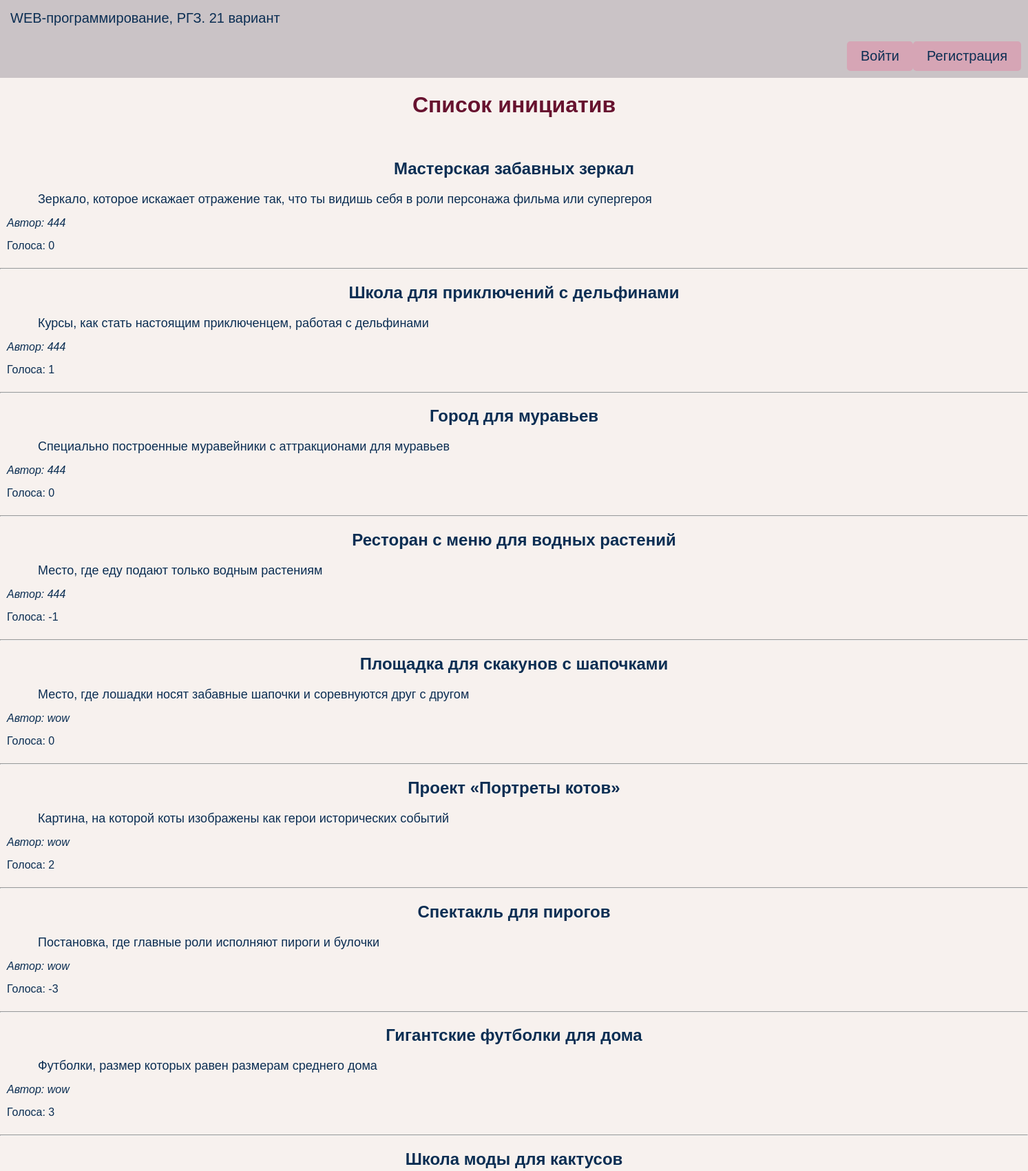
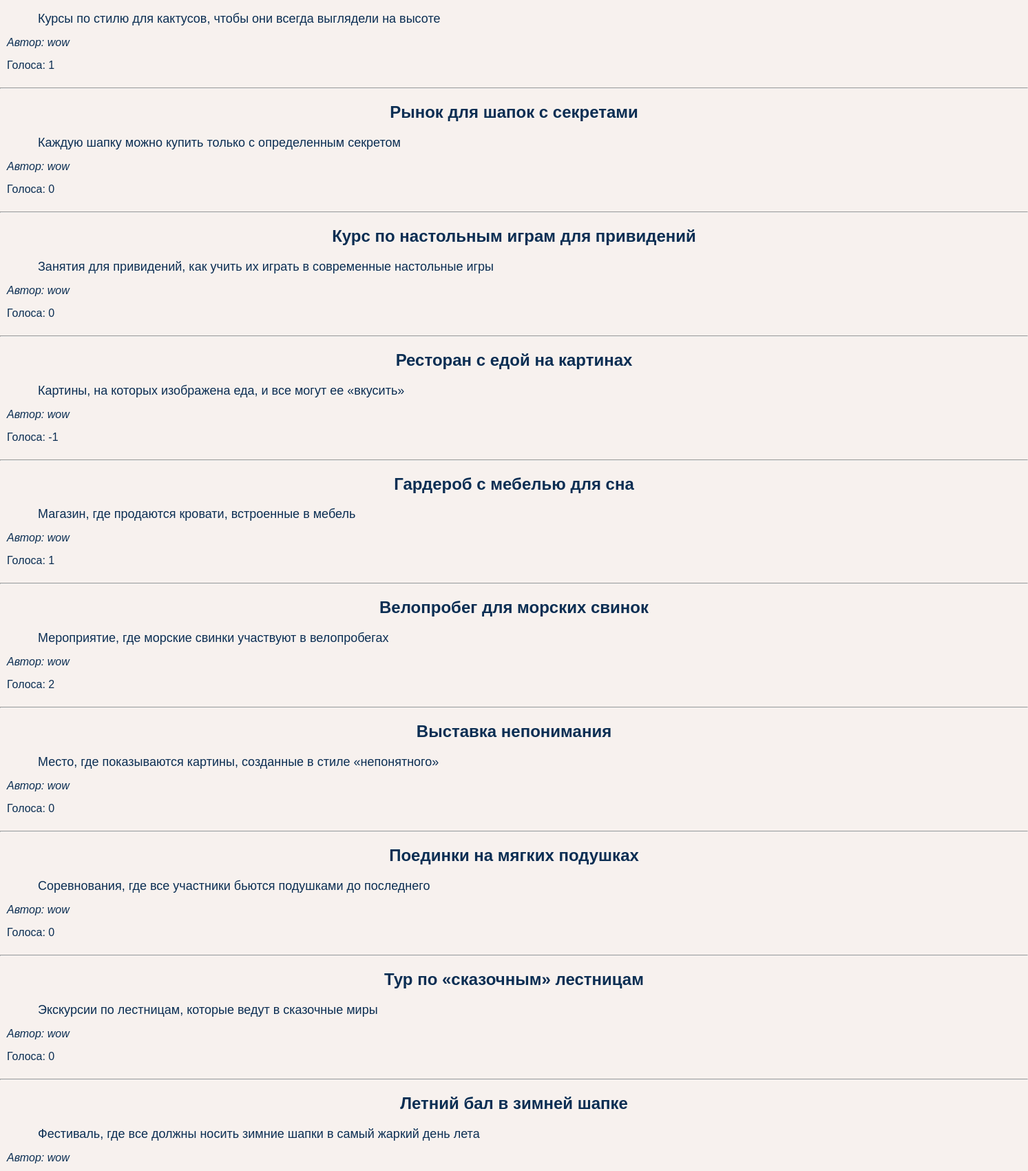
Screenshot of /?page=2 (upper part) with the database file from the repository (2 pictures, top to bottom).
### tables this page shows
CREATE TABLE initiatives (
            id INTEGER PRIMARY KEY AUTOINCREMENT,
            title TEXT NOT NULL,
            content TEXT NOT NULL,
            created_at DATETIME DEFAULT CURRENT_TIMESTAMP,
            author_id INTEGER,
            votes INTEGER DEFAULT 0,
            FOREIGN KEY(author_id) REFERENCES users(id)
        );

CREATE TABLE users (
            id INTEGER PRIMARY KEY AUTOINCREMENT,
            username TEXT NOT NULL UNIQUE,
            password TEXT NOT NULL,
            is_admin INTEGER DEFAULT 0
        );

### app.py (the view)
@app.route('/')
def index():
    page = request.args.get('page', 1, type=int)
    limit = 20
    offset = (page - 1) * limit
    initiatives = get_db().execute("""
        SELECT initiatives.id, initiatives.title, initiatives.content, initiatives.created_at,
               users.username, initiatives.author_id
        FROM initiatives
        LEFT JOIN users ON initiatives.author_id = users.id
        ORDER BY initiatives.created_at DESC
        LIMIT ? OFFSET ?
    """, (limit, offset)).fetchall()
    initiatives_with_votes = []
    for initiative in initiatives:
        initiative_id = initiative['id']
        up_votes = get_db().execute("""
            SELECT COUNT(*) FROM votes WHERE initiative_id = ? AND vote_type = 'up'
        """, (initiative_id,)).fetchone()[0]
        down_votes = get_db().execute("""
            SELECT COUNT(*) FROM votes WHERE initiative_id = ? AND vote_type = 'down'
        """, (initiative_id,)).fetchone()[0]
        initiative_with_votes = {
            **initiative,
            'up_votes': up_votes,
            'down_votes': down_votes,
            'total_votes': up_votes - down_votes
        }
        initiatives_with_votes.append(initiative_with_votes)
    total_initiatives = get_db().execute("""
        SELECT COUNT(*) FROM initiatives
    """).fetchone()[0]
    has_more = total_initiatives > page * limit
    return render_template('index.html', initiatives=initiatives_with_votes, page=page, has_more=has_more, get_db=get_db)

### app.py (called while the page is built)
def get_db():
    conn = sqlite3.connect(DATABASE)
    conn.row_factory = sqlite3.Row
    return conn

### templates/index.html (shortened to what this page needs)
{% extends "base.html" %}
{% block main %}
    <div class="user-panel">
        {% if session.get('username') %}
            <span style="text-align: left; margin-right: 670px; margin-left: 10px">Вы вошли как: <strong>{{ session['username'] }}</strong></span>
            {% if session.get('is_admin') %}
                <a href="{{ url_for('admin_panel') }}" class="button">Админ-таблицы</a>
            {% endif %}
            <a href="{{ url_for('new_initiative') }}" class="button">Добавить инициативу</a>
            <form method="POST" action="{{ url_for('logout') }}" style="display: inline;width:100px">
                <button type="submit" class="button">Выйти</button>
            </form>
        {% else %}
            <a href="{{ url_for('login') }}" style="margin-left: 1220px" class="button">Войти</a>
            <a href="{{ url_for('register') }}" class="button">Регистрация</a>
        {% endif %}
    </div>
    <h1>Список инициатив</h1>
    <br>
    {% for initiative in initiatives %}
    <div>
        <h2>{{ initiative['title'] }}</h2>
        <div style="margin-bottom:15px; margin-left:55px;font-size:18px">{{ initiative['content'] }}</div>
        <div style="margin-bottom:15px; margin-left:10px"><i>Автор: {{ initiative['username'] or 'Неизвестно' }}</i></div>
        <div style="margin-bottom:15px; margin-left:10px">Голоса: {{ initiative['total_votes'] }}</div>
    </div>
    <hr>
    {% endfor %}
    {% endblock %}

### static/main.css (style rules this page uses)
body { font-family: Arial, sans-serif; margin: 0; padding: 0; background-color: #f7f1ee; }
h1, h2 { text-align: center; }
h1 { color: #67122f; }
a.button { display: block; padding: 10px 20px; background-color: #d6a5b5; color:#0b2e53; text-align: center; text-decoration: none; font-size: 20px; border-radius: 5px; border: none; float: right; margin: 10px; }
a.button:link, a.button:visited { text-decoration:none; color:#0b2e53; }
.user-panel { text-align: right; display: flex; justify-content: space-between; align-items: center; margin-bottom: 10px; padding: 10px; left: 0; right: 0; background-color: #cac3c6; }
.user-panel .button { margin: 0px; }

### rows the page displays
initiatives: title "Мастерская забавных зеркал", content "Зеркало, которое искажает отражение так, что ты видишь себя в роли персонажа фильма или супергероя", username "444", total_votes "0"
initiatives: title "Школа для приключений с дельфинами", content "Курсы, как стать настоящим приключенцем, работая с дельфинами", username "444", total_votes "1"
initiatives: title "Город для муравьев", content "Специально построенные муравейники с аттракционами для муравьев", username "444", total_votes "0"
initiatives: title "Ресторан с меню для водных растений", content "Место, где еду подают только водным растениям", username "444", total_votes "-1"
initiatives: title "Площадка для скакунов с шапочками", content "Место, где лошадки носят забавные шапочки и соревнуются друг с другом", username "wow", total_votes "0"
initiatives: title "Проект «Портреты котов»", content "Картина, на которой коты изображены как герои исторических событий", username "wow", total_votes "2"
initiatives: title "Спектакль для пирогов", content "Постановка, где главные роли исполняют пироги и булочки", username "wow", total_votes "-3"
initiatives: title "Гигантские футболки для дома", content "Футболки, размер которых равен размерам среднего дома", username "wow", total_votes "3"
initiatives: title "Школа моды для кактусов", content "Курсы по стилю для кактусов, чтобы они всегда выглядели на высоте", username "wow", total_votes "1"
initiatives: title "Рынок для шапок с секретами", content "Каждую шапку можно купить только с определенным секретом", username "wow", total_votes "0"
initiatives: title "Курс по настольным играм для привидений", content "Занятия для привидений, как учить их играть в современные настольные игры", username "wow", total_votes "0"
initiatives: title "Ресторан с едой на картинах", content "Картины, на которых изображена еда, и все могут ее «вкусить»", username "wow", total_votes "-1"
initiatives: title "Гардероб с мебелью для сна", content "Магазин, где продаются кровати, встроенные в мебель", username "wow", total_votes "1"
initiatives: title "Велопробег для морских свинок", content "Мероприятие, где морские свинки участвуют в велопробегах", username "wow", total_votes "2"
initiatives: title "Выставка непонимания", content "Место, где показываются картины, созданные в стиле «непонятного»", username "wow", total_votes "0"
initiatives: title "Поединки на мягких подушках", content "Соревнования, где все участники бьются подушками до последнего", username "wow", total_votes "0"
initiatives: title "Тур по «сказочным» лестницам", content "Экскурсии по лестницам, которые ведут в сказочные миры", username "wow", total_votes "0"
initiatives: title "Летний бал в зимней шапке", content "Фестиваль, где все должны носить зимние шапки в самый жаркий день лета", username "wow"
